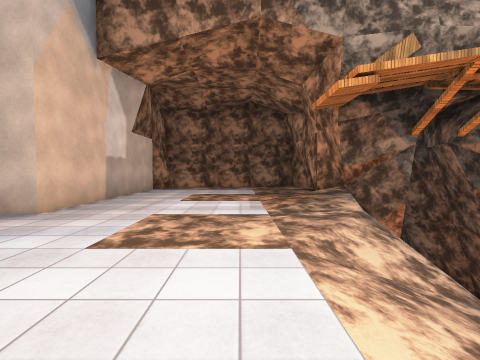
View 1 (above)

19 first-person views from a walk through a 3-D level made in the Unity game engine. The camera is 1.5 m above the floor, tilts 2° down and sees 85° across. The floor is counted in squares, 2 m on a side. Each view is taken from the middle of a square. On the plan, view 1 faces up. The plan holds only what a view shows up to about 9 squares ahead; the rest is blank. The place goes on beyond the plan. Some animated figures are not drawn. Some surface patterns are stand-ins.

View 2
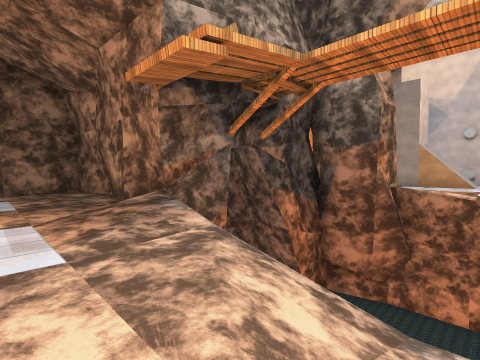

View 3
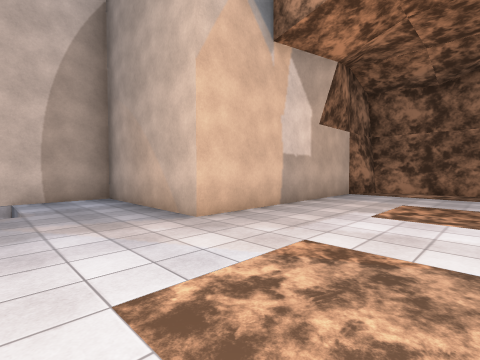

View 4
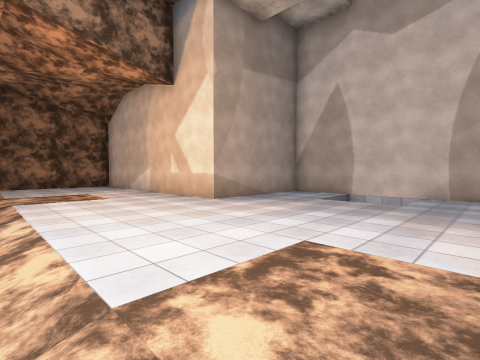

View 5
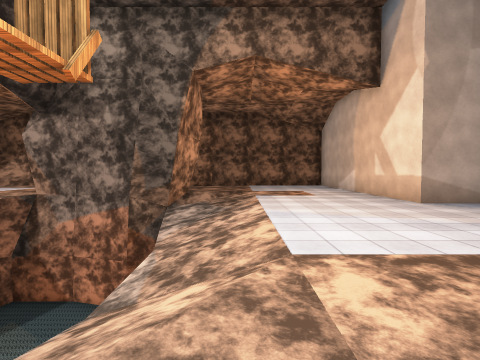

View 6
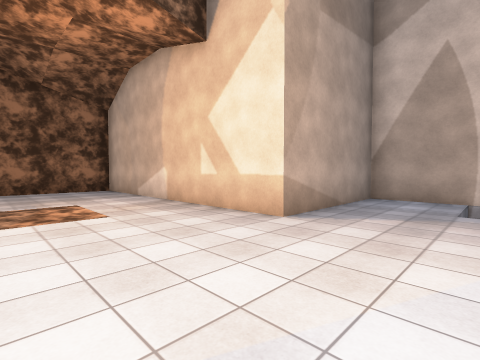

View 7
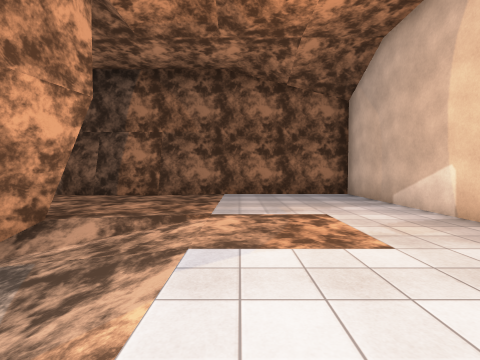

View 8
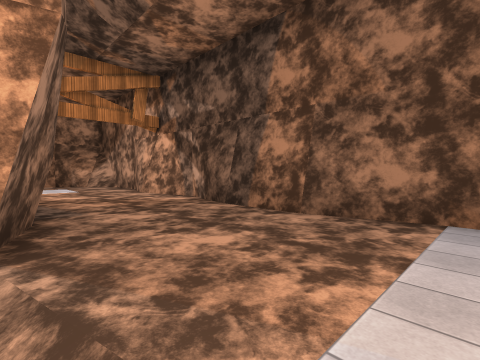

View 9
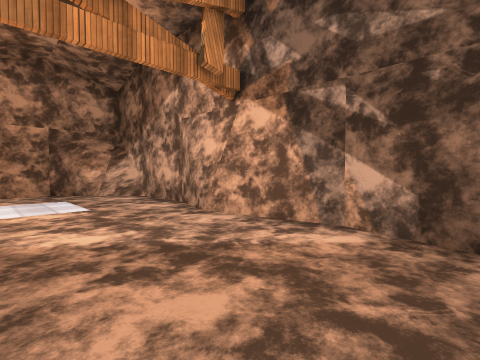

View 10
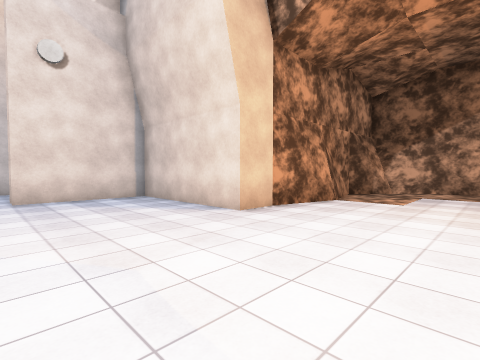

View 11
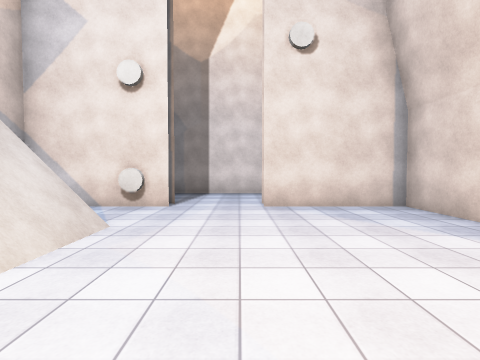

View 12
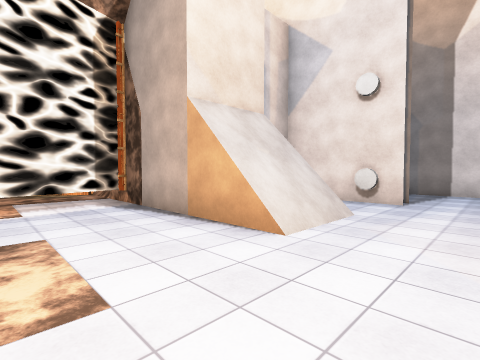

View 13
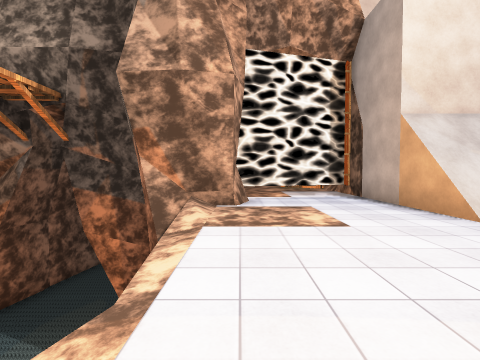

View 14
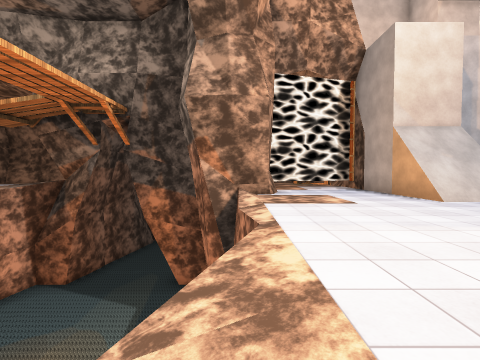

View 15
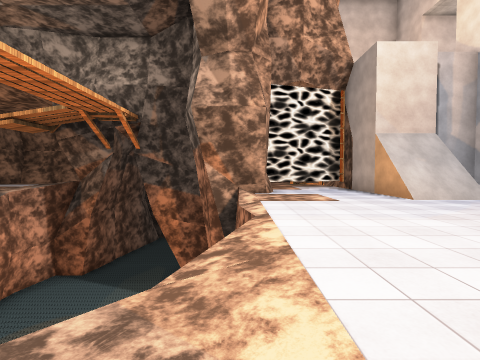

View 16
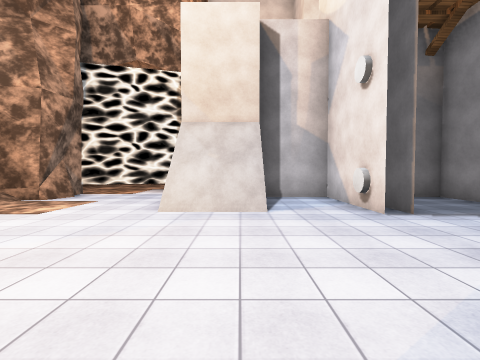

View 17
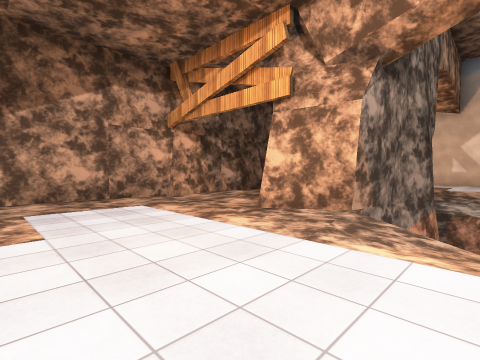

View 18
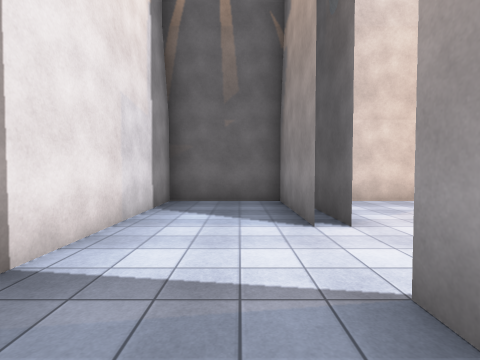

View 19
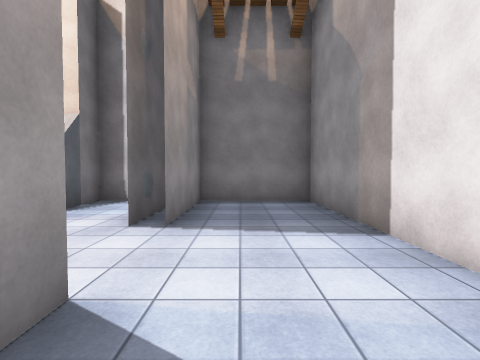

### Floor plan
Key: @ floor where view 1 was taken; # wall or solid block; . main floor; - floor 0.25 m lower than the main floor; / step, stairs or slope; v drop or lower ground; O other object.
Columns run from 8 left of view 1 to 22 right of it. Each row starts with its distance up from view 1.
 13           ##
 12     #####..#
 11     #......#         O
 10     #......#        ..O
  9     #......#  v#    ...#
  8     #...../##v##    ..##
  7     #....//##v#### #OO.#
  6     #....//vvvvvv###...########
  5 #####...../vvvvvv###...##..#..#
  4 #........./vvvvvvvv....//..#..#
  3 #........//vvvvvvvv....//.O#..#
  2 #  ......// v   vvv...........#
  1 #  ......//       v...........#
  0 #.......@//v      v........#..#
 -1 #........//v  vv  /........#..#
 -2 #####....///  vvvv/........#..#
 -3     #....///vvvvv-.....########
 -4     #....///#####......#
 -5     #....//###  #......#
 -6     #..................#
 -7     #..................#
 -8     #.................##
 -9     #......###.......##
-10     ######## #########

Where each view was taken, in squares from view 1:
view 1: 0 up, 0 right, facing up
view 2: 2 up, 0 right, facing up-right
view 3: 2 up, 0 right, facing up-left
view 4: 4 up, 1 right, facing down-left
view 5: 5 up, 1 right, facing down
view 6: 1 up, 0 right, facing down-left
view 7: 1 down, 0 right, facing down
view 8: 5 down, 0 right, facing down-right
view 9: 6 down, 5 right, facing down-right
view 10: 1 up, 11 right, facing down-right
view 11: 1 up, 13 right, facing right
view 12: 1 up, 12 right, facing up-right
view 13: 1 down, 11 right, facing up
view 14: 3 down, 10 right, facing up
view 15: 4 down, 10 right, facing up
view 16: 2 down, 16 right, facing up
view 17: 2 down, 13 right, facing down-left
view 18: 4 up, 20 right, facing down
view 19: 1 down, 20 right, facing up
